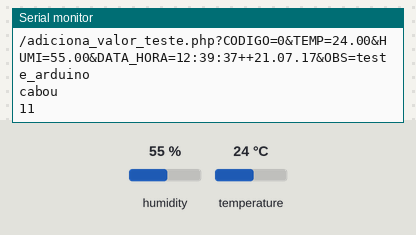
Recording of a sketch running on a simulated Arduino Mega 2560, built with avr-gcc and run on an emulated ATmega2560. Shown: the last lines printed to the serial monitor. The test bench sets the inputs (shaded band); at power-on: humidity 55 %, temperature 24 °C. The local clock reads 2024-03-15 10:24:30 at power-on unless the sketch sets it.

Above: at 3.0 s.
3.1 s: humidity set to 22 %
At 4.58 s:
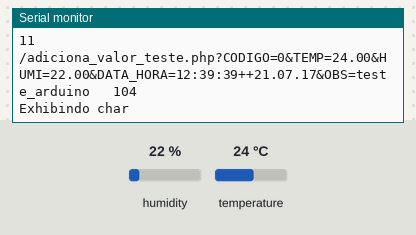
6.0 s: temperature set to 12 °C
At 6.79 s:
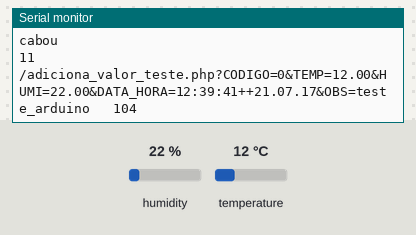
8.9 s: humidity set to 40 %
At 9.13 s:
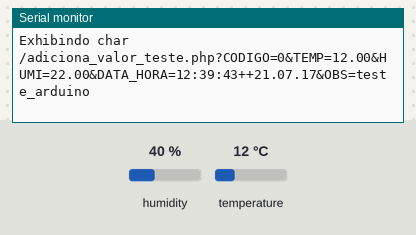
Timing chart, 0 to 11.9 s (numbered marks = the images above; inputs shaded):
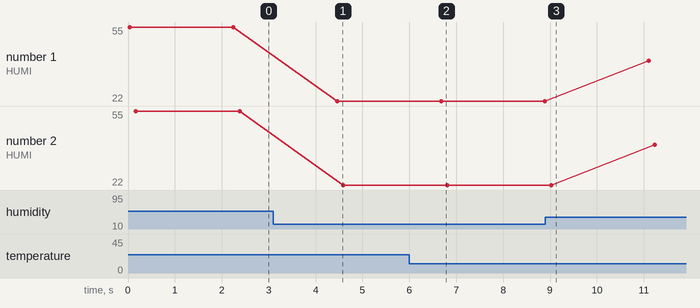

The sketch:

Sensor_DHT_Relogio_MEGA_Client.ino
```cpp
#include "DHT.h"
#include <DS1307.h>
#include <SD.h>

#define DHTPIN A9 // pino que estamos conectado
#define DHTTYPE DHT11 // DHT 11

DHT dht(DHTPIN, DHTTYPE);
DS1307 rtc(A14, A15);

void setup()
{
  //Aciona o relogio
  rtc.halt(false);

  //As linhas abaixo setam a data e hora do modulo
  //e podem ser comentada apos a primeira utilizacao
  rtc.setDOW(FRIDAY);      //Define o dia da semana
  rtc.setTime(12, 39, 35);     //Define o horario
  rtc.setDate(21, 07, 2017);   //Define o dia, mes e ano

  //Definicoes do pino SQW/Out
  rtc.setSQWRate(SQW_RATE_1);
  rtc.enableSQW(true);

  Serial.begin(9600);
  Serial.println("DHT11 test!");
  dht.begin();

}

void loop()
{
  /* //Mostra as informações no Serial Monitor
  Serial.print("Hora : ");
  Serial.print(rtc.getTimeStr());
  Serial.print(" ");
  Serial.print("Data : ");
  Serial.print(rtc.getDateStr(FORMAT_SHORT));
  Serial.print(" ");
  Serial.println(rtc.getDOWStr(FORMAT_SHORT));
  */

  // A leitura da temperatura e umidade pode levar 250ms!
  // O atraso do sensor pode chegar a 2 segundos.
  float h = dht.readHumidity();
  float t = dht.readTemperature();

  //  URL(request)--> /adiciona_valor_teste.php?CODIGO=0&TEMP=13&HUMI=55&DATA_HORA=00:18++SEXTA&OBS=teste_arduino
  String URL = "/adiciona_valor_teste.php?CODIGO=0&TEMP=";
  // testa se retorno é valido, caso contrário algo está errado
  if (isnan(t) || isnan(h))
  {
    Serial.println("Failed to read from DHT");
  }
  else
  {

    char tmp[4];
    dtostrf(t,1,2,tmp);
    URL = URL + tmp + "&HUMI=";

    char humi[10];
    dtostrf(h,1,2,humi);
    URL = URL + humi + "&DATA_HORA=";

    String hora = rtc.getTimeStr();
    String data = rtc.getDateStr(FORMAT_SHORT);
    String horadata = hora+ "++" + data;
    URL = URL + horadata + "&OBS=teste_arduino";
    int len =URL.length()+1;
    Serial.print(URL);
    Serial.print("   ");
    Serial.print(len);
    Serial.println();

    char REQ_GET[len];
    URL.toCharArray(REQ_GET,len);

    Serial.println("Exhibindo char");
    Serial.print(REQ_GET);
    Serial.println();
    Serial.println("cabou");
    String teste = "\teste.html";
    int lenteste =teste.length()+1;
    Serial.println(lenteste);
  }
  delay(2000);
}
```

Measured:
- after the input at 3.1 s, the serial monitor: prints a new line after 1.4 s (image 1)
- after the input at 6.0 s, the serial monitor: prints a new line after 0.68 s (image 2)
- plotted number 1: 55 → 22 after the input at 3.1 s, 22 → 40 after the input at 8.9 s
- plotted number 2: 55 → 22 after the input at 3.1 s, 22 → 40 after the input at 8.9 s
